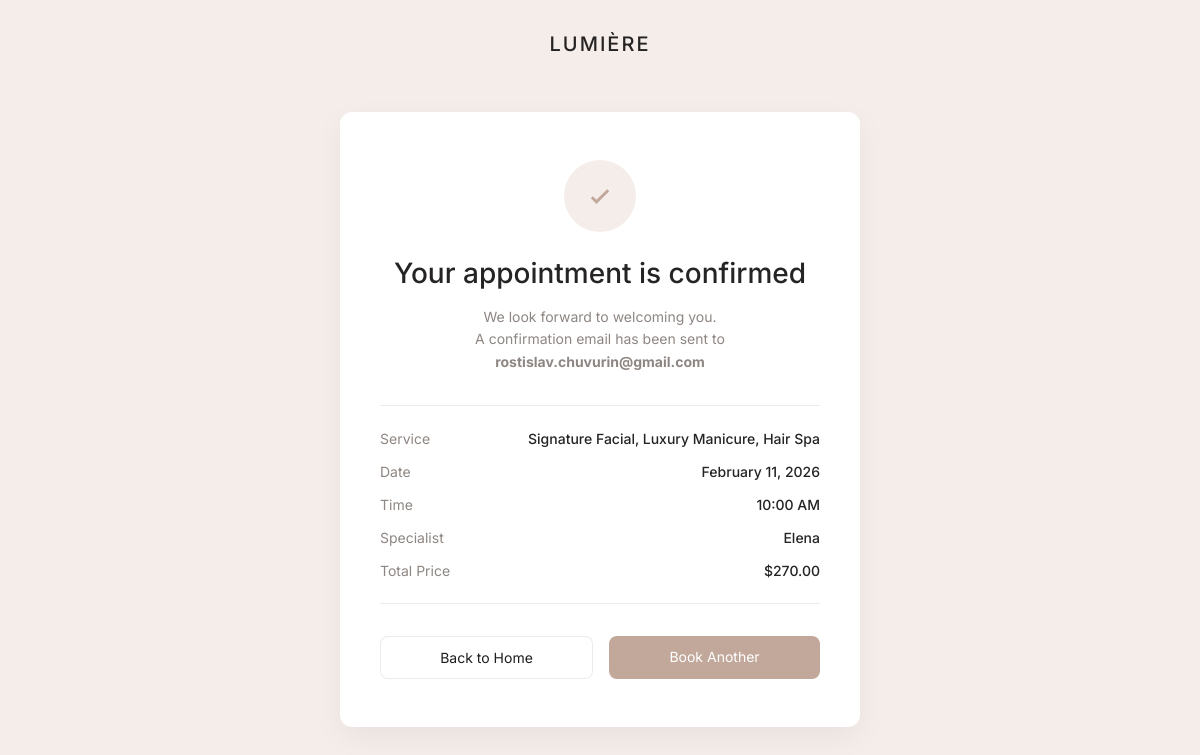
The page /booking/success/5/ on the database its author committed.
### main/models.py (models this page shows, shortened)
class Booking(models.Model):
    services = models.ManyToManyField(Service)
    specialist = models.ForeignKey(Specialist, on_delete=models.CASCADE)
    booking_date = models.DateField()
    booking_time = models.TimeField()
    first_name = models.CharField(max_length=200)
    last_name = models.CharField(max_length=200)
    email = models.EmailField()
    phone_number = models.CharField(max_length=20)
    requests = models.TextField(null=True, blank=True)
    created_at = models.DateTimeField(auto_now_add=True)
    total_price = models.DecimalField(
        max_digits=10,
        decimal_places=2,
        default=0
    )
    class Meta:
        ordering = ['-created_at']
        verbose_name_plural = 'Bookings'

class Service(models.Model):
    service_name = models.CharField(max_length=200)
    price = models.DecimalField(max_digits=8, decimal_places=2)
    service_description = models.TextField(null=True, blank=True)

class Specialist(models.Model):
    name = models.CharField(max_length=200)
    photo = models.ImageField(upload_to='specialists/', blank=True, null=True)

### main/views.py (the view)
class BookingSuccessView(DetailView):
    model = Booking
    template_name = "main/success.html"
    context_object_name = "booking"

### main/templates/main/success.html (shortened to what this page needs)
<!DOCTYPE html>
<html lang="en">
<head>
</head>
<body>
<header>
    LUMIÈRE
</header>
<div class="confirmation-wrapper">
    <div class="confirmation-card">
        <div class="success-icon">
            <svg viewBox="0 0 24 24">
                <path d="M5 13l4 4L19 7"/>
            </svg>
        </div>
        <h1>Your appointment is confirmed</h1>
        <p class="subtext">
            We look forward to welcoming you.<br>
            A confirmation email has been sent to <strong>{{ booking.email }}</strong>
        </p>
        <div class="divider"></div>
        <div class="summary-row">
            <span class="summary-label">Service</span>
            <span class="summary-value">{% for service in booking.services.all %}
        {{ service.service_name }}{% if not forloop.last %}, {% endif %}
    {% endfor %}</span>
        </div>
        <div class="summary-row">
            <span class="summary-label">Date</span>
            <span class="summary-value">{{ booking.booking_date|date:"F d, Y" }}</span>
        </div>
        <div class="summary-row">
            <span class="summary-label">Time</span>
            <span class="summary-value">{{ booking.booking_time|time:"g:i A" }}</span>
        </div>
        <div class="summary-row">
            <span class="summary-label">Specialist</span>
            <span class="summary-value">{{ booking.specialist.name }}</span>
        </div>
        <div class="summary-row">
            <span class="summary-label">Total Price</span>
            <span class="summary-value">${{booking.total_price}}</span>
        </div>
        <div class="divider"></div>
        <div class="button-group">
            <a class="btn" href="{% url 'main:index' %}" style="text-decoration: none; color: #1f1d1d">Back to Home</a>
            <a class="btn btn-primary" href="{% url 'main:book' %}" style="text-decoration: none">Book Another</a>
        </div>
    </div>
</div>
</body>
</html>

### main/templates/main/success.html (style rules this page uses)
:root { --bg: #F4EDE9; --card: #FFFFFF; --text-dark: #252323; --text-light: #8E8682; --accent: #C2A89A; --border: rgba(0,0,0,0.08); }
* { box-sizing: border-box; }
body { margin: 0; font-family: 'Inter', sans-serif; background: var(--bg); color: var(--text-dark); }
header { text-align: center; padding: 32px 0 16px; font-weight: 500; letter-spacing: 2px; font-size: 20px; }
.confirmation-wrapper { display: flex; justify-content: center; padding: 40px 16px 80px; }
.confirmation-card { background: var(--card); width: 100%; max-width: 520px; padding: 48px 40px; border-radius: 12px; box-shadow: 0 10px 30px rgba(0,0,0,0.05); text-align: center; }
.success-icon { width: 72px; height: 72px; border-radius: 50%; background: var(--bg); margin: 0 auto 24px; display: flex; align-items: center; justify-content: center; }
.success-icon svg { width: 28px; height: 28px; stroke: var(--accent); stroke-width: 2.5; fill: none; }
.confirmation-card h1 { font-size: 28px; font-weight: 500; margin-bottom: 16px; }
.confirmation-card p.subtext { font-size: 14px; color: var(--text-light); margin-bottom: 32px; line-height: 1.6; }
.divider { height: 1px; background: var(--border); margin: 24px 0; }
.summary-row { display: flex; justify-content: space-between; margin-bottom: 16px; font-size: 14px; }
.summary-label { color: var(--text-light); }
.summary-value { font-weight: 500; }
.button-group { display: flex; gap: 16px; margin-top: 32px; }
.btn { flex: 1; padding: 12px 0; border-radius: 8px; font-size: 14px; cursor: pointer; border: 1px solid var(--border); background: white; transition: 0.25s ease; }
.btn-primary { background: var(--accent); border: none; color: white; }

### rows shown on the page
Booking: email "rostislav.chuvurin@gmail.com", booking_date "February 11, 2026", booking_time "10:00 AM", specialist.name "Elena", total_price "270.00"
Service: service_name "Signature Facial"
Service: service_name "Luxury Manicure"
Service: service_name "Hair Spa"
